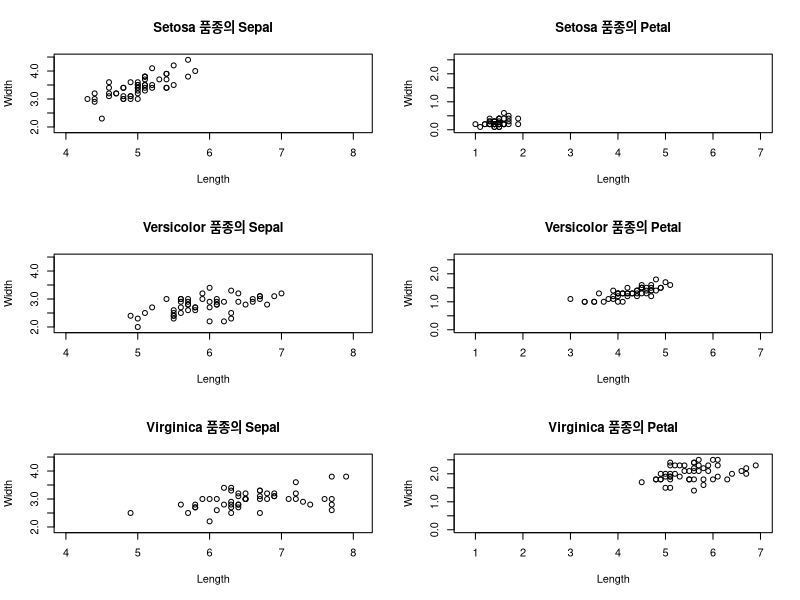
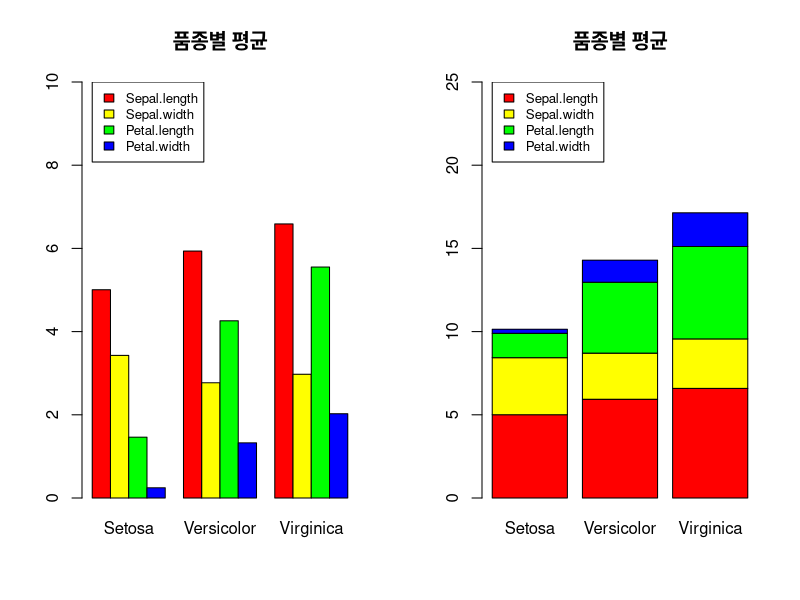
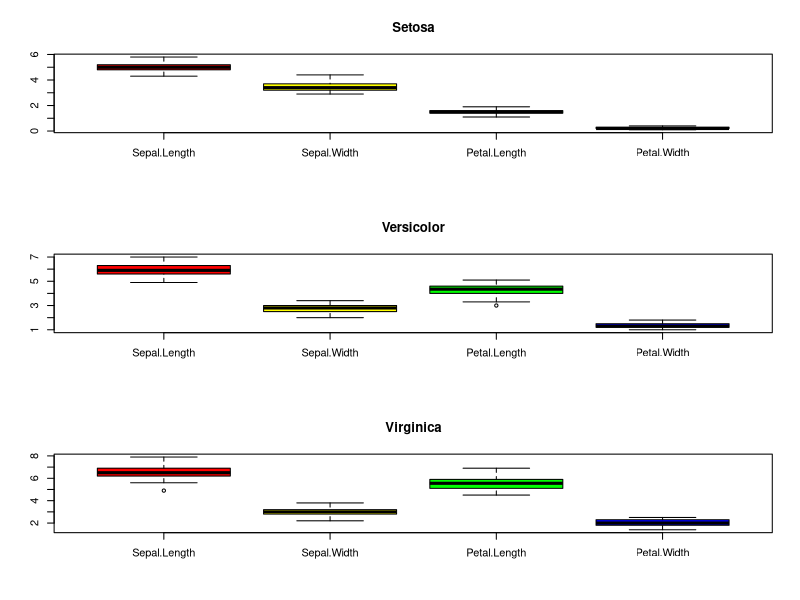

Here is the R script that generated these plots, in order:
# iris 데이터로 그래프 그리기
#1. 산점도
library(dplyr)

View(iris)
iris_setosa <- filter(iris, Species == 'setosa')
iris_versicolor <- filter(iris, Species == 'versicolor')
iris_virginica <- filter(iris, Species == 'virginica')

par(mfrow=c(3,2))
plot(iris_setosa$Sepal.Length, iris_setosa$Sepal.Width,
     xlab='Length', ylab='Width',
     xlim=c(4, 8.1), ylim=c(1.9, 4.5), main='Setosa 품종의 Sepal')
plot(iris_setosa$Petal.Length, iris_setosa$Petal.Width,
     xlab='Length', ylab='Width',
     xlim=c(0.8, 7), ylim=c(0, 2.6), main='Setosa 품종의 Petal')
plot(iris_versicolor$Sepal.Length, iris_versicolor$Sepal.Width,
     xlab='Length', ylab='Width',
     xlim=c(4, 8.1), ylim=c(1.9, 4.5), main='Versicolor 품종의 Sepal')
plot(iris_versicolor$Petal.Length, iris_versicolor$Petal.Width,
     xlab='Length', ylab='Width',
     xlim=c(0.8, 7), ylim=c(0, 2.6), main='Versicolor 품종의 Petal')
plot(iris_virginica$Sepal.Length, iris_virginica$Sepal.Width,
     xlab='Length', ylab='Width',
     xlim=c(4, 8.1), ylim=c(1.9, 4.5), main='Virginica 품종의 Sepal')
plot(iris_virginica$Petal.Length, iris_virginica$Petal.Width,
     xlab='Length', ylab='Width',
     xlim=c(0.8, 7), ylim=c(0, 2.6), main='Virginica 품종의 Petal')

#2. 평균 비교
par(mfrow=c(1,2))
mean_of_iris_setosa <- iris_setosa %>%
  summarise_each(list(mean), Sepal.Length, Sepal.Width,
                 Petal.Length, Petal.Width)
mean_of_iris_versicolor <- iris_versicolor %>%
  summarise_each(list(mean), Sepal.Length, Sepal.Width,
                 Petal.Length, Petal.Width)
mean_of_iris_virginica <- iris_virginica %>%
  summarise_each(list(mean), Sepal.Length, Sepal.Width,
                 Petal.Length, Petal.Width)
# barplot(as.matrix(mean_of_iris_setosa))
mean_of_iris <- t(rbind(mean_of_iris_setosa,
                        mean_of_iris_versicolor,
                        mean_of_iris_virginica))
mean_of_iris
colnames(mean_of_iris) <- c('Setosa', 'Versicolor', 'Virginica')
mean_of_iris
barplot(as.matrix(mean_of_iris), beside=T, main='품종별 평균',
        ylim=c(0,10),
        col=c('red','yellow','green','blue'))
legend(1, 10, 
       c("Sepal.length","Sepal.width","Petal.length","Petal.width"), cex=0.8,
       fill=c('red','yellow','green','blue'))

barplot(as.matrix(mean_of_iris), main='품종별 평균',
        ylim=c(0,25),
        col=c('red','yellow','green','blue'))
legend(0.2, 25, 
       c("Sepal.length","Sepal.width","Petal.length","Petal.width"), cex=0.8,
       fill=c('red','yellow','green','blue'))
#이상치제거
iris_setosa$Sepal.Width <- ifelse(iris_setosa$Sepal.Width < 2.5, NA, iris_setosa$Sepal.Width)
iris_setosa$Petal.Length <- ifelse(iris_setosa$Petal.Length < 1.1, NA, iris_setosa$Petal.Length)
iris_setosa$Petal.Width <- ifelse(iris_setosa$Petal.Width >0.4, NA, iris_setosa$Petal.Width)
sort(iris_setosa$Petal.Width, decreasing = T)

#3. Boxplot
par(mfrow=c(3,1))
boxplot(iris_setosa$Sepal.Length, iris_setosa$Sepal.Width,
        iris_setosa$Petal.Length, iris_setosa$Petal.Width,
        col=c('red','yellow','green','blue'),
        names=c('Sepal.Length','Sepal.Width','Petal.Length','Petal.Width'),
        main='Setosa')

boxplot(iris_versicolor$Sepal.Length, iris_versicolor$Sepal.Width,
        iris_versicolor$Petal.Length, iris_versicolor$Petal.Width,
        col=c('red','yellow','green','blue'),
        names=c('Sepal.Length','Sepal.Width','Petal.Length','Petal.Width'),
        main='Versicolor')

boxplot(iris_virginica$Sepal.Length, iris_virginica$Sepal.Width,
        iris_virginica$Petal.Length, iris_virginica$Petal.Width,
        col=c('red','yellow','green','blue'),
        names=c('Sepal.Length','Sepal.Width','Petal.Length','Petal.Width'),
        main='Virginica')
par(mfrow=c(1,1))
